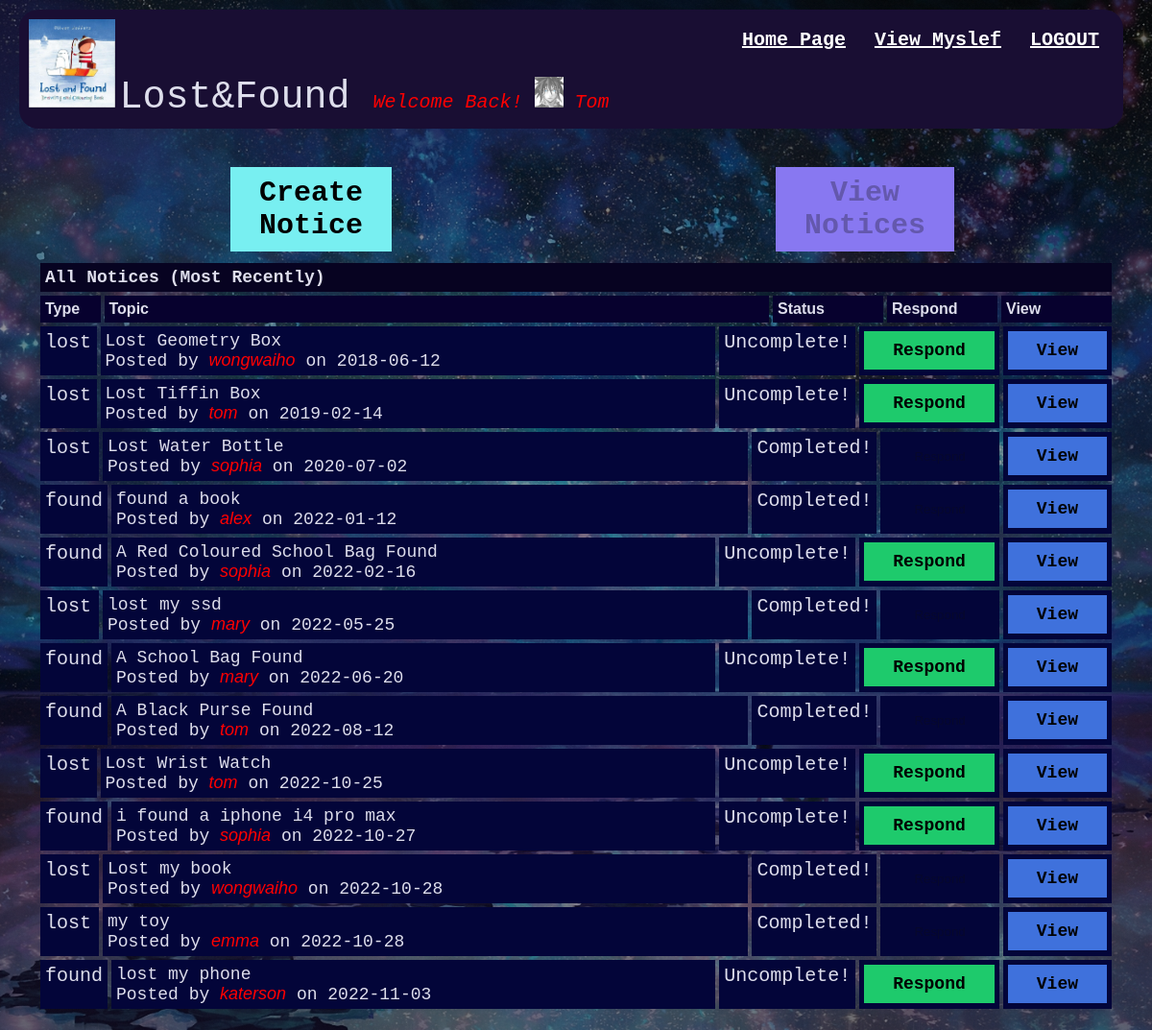
Screenshot of /projectrv/ViewNotice.php (signed in) with the database file from the repository.
### tables this page shows
CREATE TABLE `userdata` (
  `ID` varchar(64) NOT NULL,
  `nickname` varchar(64) NOT NULL,
  `email` varchar(64) NOT NULL,
  `gender` char(1) NOT NULL,
  `birthday` date NOT NULL,
  `password` varchar(64) NOT NULL,
  `noticenum` int(11) NOT NULL,
  `respondnum` int(11) NOT NULL,
  `images` varchar(1000) NOT NULL,
  `age` int(11) NOT NULL
);

CREATE TABLE `notice` (
  `notice_id` varchar(256) NOT NULL,
  `creatorID` varchar(9999) NOT NULL,
  `topic` varchar(9999) NOT NULL,
  `type` varchar(9999) NOT NULL,
  `date` date NOT NULL,
  `venue` varchar(9999) NOT NULL,
  `contact` mediumtext NOT NULL,
  `description` longtext NOT NULL,
  `completed` varchar(1) NOT NULL,
  `respond` mediumtext NOT NULL,
  `rdate` date DEFAULT NULL,
  `respondperson` varchar(999) NOT NULL,
  `noticeimage` mediumtext NOT NULL
);

### projectrv/ViewNotice.php (the view, shortened to what this page needs)
<!DOCTYPE html>
<?php
	$cookieid= $_COOKIE["ID"];
?>
<html>
<head>
	<link rel="stylesheet" href="stylea.css">
</head>
<body>
<header>
        <div class="bar">
            <nav class="navigation">
                <ul class="nav-list">
                    <li class="nav-item">
					<?php
						echo "<a href ='logout.php'>" . "LOGOUT" ."</a>";
						echo "</li>";
						echo "<li class='nav-item'>";
							echo "<a href ='ViewMyNotice.php?id=$cookieid'>". "View Myslef" ."</a>";
						echo "</li>";
					?>
                    <li class="nav-item">
                        <a href ="homep.php">Home Page</a>
                    </li>
                    <a href="homep.php"><img class="bar-icon" src="sysicon.jpg"></a>
                    <div class="brand">
                        Lost&Found
						<?php
							include "mysql-connect.php";
							$connect = mysqli_connect($server, $user, $pw, $db);
							$get = $_COOKIE["ID"];
							$userQuery = "SELECT nickname, images FROM userdata where ID ='$get'";
							$result = mysqli_query($connect, $userQuery);
							if (mysqli_num_rows($result) == 0) {
								echo "No records were found with query $userQuery";
							}else {
								while ( $row = mysqli_fetch_assoc($result)){
									echo "<i id='welcome'>". "Welcome Back! " . "<img id='icon'src='images/".$row['images']."' >". "    ". $row['nickname'] . "</i>" ;
								}
							}
						?>
                    </div>
                </ul>
            </nav>
        </div>
    </header>
	<div class="container">
			<div class="btn-table">
				<div class="cbtn"><a href = "CreateNotice.php"><button id="cb">Create Notice</button></a></div>
				<div class="vabtn"><a href = "ViewNotice.php" ><button id="vb" disabled>View Notices</button></a></div>
			</div>
			<div class="navigate">All Notices (Most Recently)</div>
            <div class="posts-table">
                <div class="table-head">
					<div class="type">Type</div>
                    <div class="topic">Topic</div>
					<div class="status">Status</div>
                    <div class="respond">Respond</div>
                    <div class="view">View</div>
                </div>
				<?php
					include "mysql-connect.php";
					$connect = mysqli_connect($server, $user, $pw, $db);
					$userQuery = "SELECT * FROM notice ORDER BY date ASC";
					$result = mysqli_query($connect, $userQuery);
					if (mysqli_num_rows($result) == 0) {
						echo "No records were found with query $userQuery";
					}else {
						while ( $row = mysqli_fetch_assoc($result)){
							$id= $row['notice_id'];
							echo "<div class='table-row'>";
								echo "<div class='type'>";
									echo $row['type'];
								echo "</div>";
								echo "<div class='topic'>";
								echo $row['topic'];
									echo "<br>";
									echo "Posted by " . "<i id='iw'>" .$row['creatorID'] . "</i>";
									echo " on " . $row['date'];
								echo "</div>";
								echo "<div class='status'>";
								if ($row['completed'] == "T")
								{
									echo "Completed!";
								}else
								{
									echo "Uncomplete!";
								}
								echo "</div>";
								if ($row['completed'] == "F")
								{
									echo "<div class='respond'>";
										echo "<a href ='Respond.php?id=$id'><button class='rbtn'>"."Respond"."</button></a>";
									echo "</div>";
								}else
								{
									echo "<div class='respond'>";
										echo "<a href ='Respond.php?id=$id'><button class='disrbtn' disabled>"."Respond"."</button></a>";
									echo "</div>";
								}
								echo "<div class='view'>";
									echo "<a href ='ViewNoticeD.php?id=$id'><button class='vbtn'>"."View"."</button></a>";
								echo "</div>";
							echo "</div>";
						}
					}
					?>
            </div>
        </div>
</body>
</html>

### projectrv/stylea.css (style rules this page uses)
html { height : 100%; width : 100%; font-family: 'Titillium Web', sans-serif; background-image : linear-gradient(rgba(0,0,0,0.4),rgba(0,0,0,0.4)),url(bg.jpg); background-position: center; background-size : cover; color: #dedeec; }
* { margin :0; padding :0; font-family: sans-serif; }
.container { margin: 20px; padding: 20px; }
.bar { display: flex; align-items: center; }
.brand { font-size: 40px; display: inline-block; font-family:monospace; }
.bar-icon { display: inline-block; width:90px; height:auto; }
header { margin-inline: 20px; }
.navigation { background-color:#190e33; padding: 10px; width: 100%; display: inline-block; border-radius: 20px; max-height: 200px; margin-right:10px; margin-top:10px; }
.nav-list { list-style-type:none; overflow: hidden; }
.nav-item a { float: right; text-align: center; margin-inline: 5px; font-size: 20px; padding: 10px; color:#fff; font-family:monospace; font-weight: bold; }
.table-head { display: flex; }
.table-head div { padding: 5px; margin: 2px; background-color: #07012e; font-weight: bold; }
.table-head .type { flex: 5%; }
.table-head .status { flex: 10%; }
.table-head .topic { flex: 65%; }
.table-head .respond { flex: 10%; }
.table-head .view { flex: 10%; }
.table-row { display: flex; }
.table-row .type, .table-row .status, .table-row .topic, .table-row .respond, .table-row .view, .table-row .usernickname, .table-row .uemail, .table-row .nnum, .table-row .rnum , .table-row .uicon, .table-row .inf, .table-row .ar,.table-row .age { padding: 5px; margin: 2px; background-color: #030539; }
.table-row .type { flex: 5%; font-size: 20px; font-family: monospace; }
.table-row .status { flex: 10%; font-size: 20px; font-family: monospace; }
.table-row .topic { flex: 65%; font-family: monospace; font-size: 18px; }
.table-row .respond { flex: 10%; font-size: 30px; text-align: center; font-family: monospace; }
.table-row .view { flex: 10%; font-size: 30px; text-align: center; font-family: monospace; }
#welcome { font-size: 20px; font-family: monospace; color: red; }
#iw { color: red; }
.disrbtn { width: 100%; padding: 10px 30px; cursor: pointer; background-color: #030539; border:0; }
.rbtn { width: 100%; padding: 10px 30px; cursor: pointer; background-color: #1eca6c; border:0; font-family: monospace; font-size: 18px; font-weight: bold; }
.vbtn { width: 100%; padding: 10px 30px; cursor: pointer; background-color: #3f71dc; border:0; font-family: monospace; font-size: 18px; font-weight: bold; }
#icon { width:30px; height:auto; }
.btn-table { display: flex; }
.btn-table div { margin-left: 200px; margin-right: 200px; margin-bottom: 10px; background-color: #07012e; font-weight: bold; }
.btn-table .cbtn { flex: 50%; }
.btn-table .vabtn { flex: 50%; }
#cb { width: 100%; padding: 10px 30px; cursor: pointer; background-color: #78eff1; border:0; font-family: monospace; font-size: 30px; font-weight: bold; }
#vb { width: 100%; padding: 10px 30px; cursor: pointer; background-color: #8878f1; border:0; font-family: monospace; font-size: 30px; font-weight: bold; }
.navigate { display: flex; padding: 5px; margin: 2px; background-color: #070321; font-weight: bold; font-family: monospace; font-size: 18px; }
.table-row a { color:rgb(231, 214, 27); font-family:monospace; font-weight: bold; }

### rows the page displays
userdata: images (picture), nickname "Tom"
notice: type "lost", topic "Lost Geometry Box", creatorID "wongwaiho", date "2018-06-12", completed "Uncomplete!"
notice: type "lost", topic "Lost Tiffin Box", creatorID "tom", date "2019-02-14", completed "Uncomplete!"
notice: type "lost", topic "Lost Water Bottle", creatorID "sophia", date "2020-07-02", completed "Completed!"
notice: type "found", topic "found a book", creatorID "alex", date "2022-01-12", completed "Completed!"
notice: type "found", topic "A Red Coloured School Bag Found", creatorID "sophia", date "2022-02-16", completed "Uncomplete!"
notice: type "lost", topic "lost my ssd", creatorID "mary", date "2022-05-25", completed "Completed!"
notice: type "found", topic "A School Bag Found", creatorID "mary", date "2022-06-20", completed "Uncomplete!"
notice: type "found", topic "A Black Purse Found", creatorID "tom", date "2022-08-12", completed "Completed!"
notice: type "lost", topic "Lost Wrist Watch", creatorID "tom", date "2022-10-25", completed "Uncomplete!"
notice: type "found", topic "i found a iphone i4 pro max", creatorID "sophia", date "2022-10-27", completed "Uncomplete!"
notice: type "lost", topic "Lost my book", creatorID "wongwaiho", date "2022-10-28", completed "Completed!"
notice: type "lost", topic "my toy", creatorID "emma", date "2022-10-28", completed "Completed!"
notice: type "found", topic "lost my phone", creatorID "katerson", date "2022-11-03", completed "Uncomplete!"
